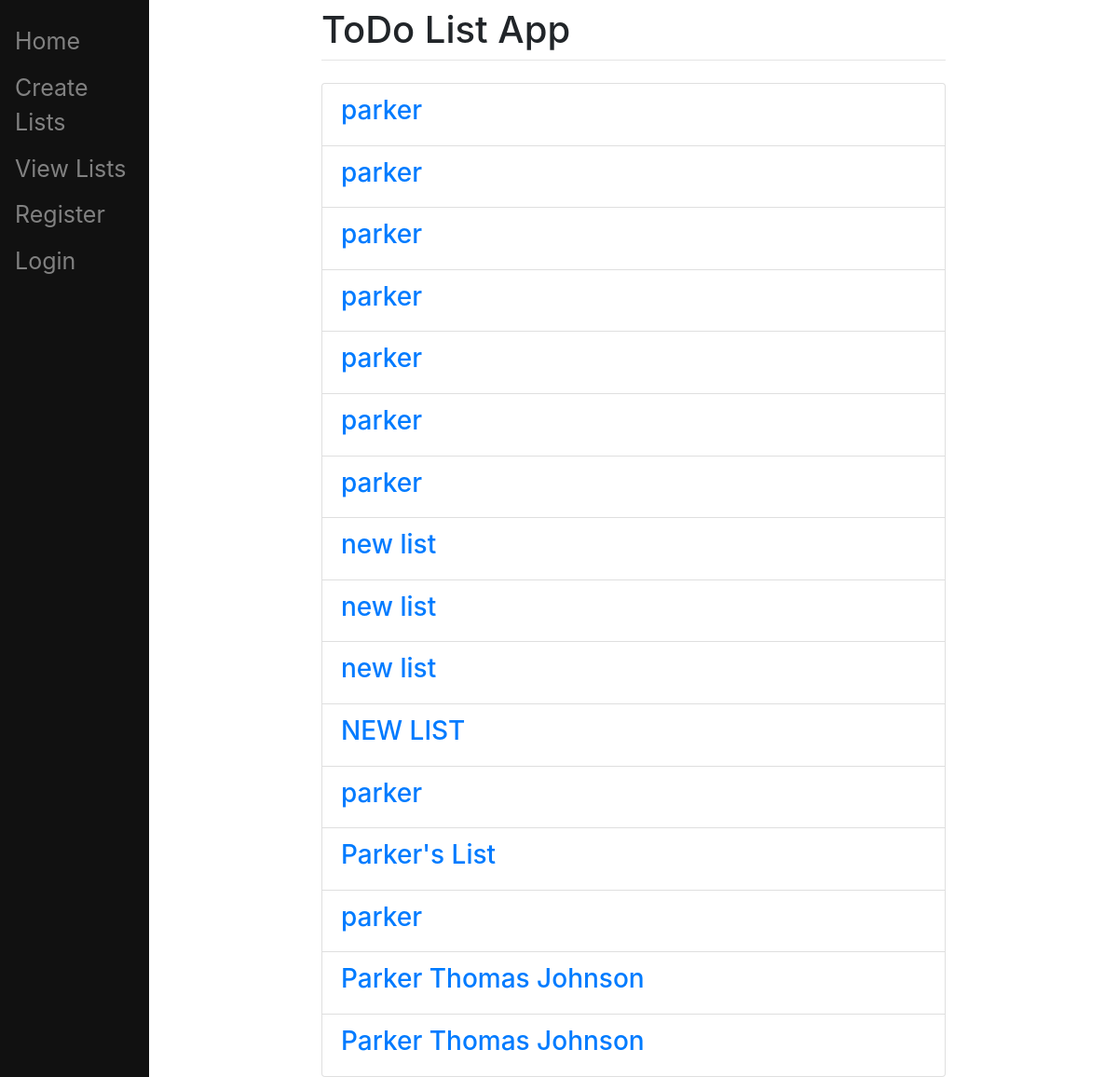
The app's page /view/ (signed in) with its own data.
### main/models.py (models this page shows, shortened)
class ToDoList(models.Model):
	name = models.CharField(max_length=200)

### main/views.py (the view)
# urls.py: path("view/", views.view, name="index"),
def view(request):
	l = ToDoList.objects.all()
	return render(request, "main/view.html", {"lists":l})

### main/templates/main/view.html (shortened to what this page needs)
{% extends 'main/base.html' %}
{% block content %}
	{% if user.is_authenticated %}
		<ul class="list-group">
		{% for l in lists %}
			<li class="list-group-item"><a href="/{{l.id}}"><h3>{{l.name}}</h3></a></li>
		{% endfor %}
		</ul>
	{% else %}
		<h3>Login <a href="/login">Here</a></h3>
	{% endif %}
{% endblock %}

### main/templates/main/base.html (shortened to what this page needs)
<!DOCTYPE html>
<html>
    <head>
        <link rel="stylesheet" href="https://maxcdn.bootstrapcdn.com/bootstrap/4.0.0/css/bootstrap.min.css">
    </head>
    <body>
        <div class="sidenav">
            <a href="/home">Home</a>
            <a href="/create">Create Lists</a>
            <a href="/view">View Lists</a>
            <a href="/register">Register</a>
            <a href="/login">Login</a>
        </div>
        <div id="content", name="content", class="main">
            <div class="row justify-content-center">
                <div class="col-8">
                    <h1 class="mt-2">ToDo List App</h1>
                    <hr class="mt-0 mb-4">
                    {% block content %}
                    {% endblock%}
                </div>
            </div>
        </div>
    </body>
</html>

### main/templates/main/base.html (style rules this page uses)
.sidenav { height: 100%; width: 160px; position: fixed; z-index: 1; top: 0; left: 0; background-color: #111; overflow-x: hidden; padding-top: 20px; }
.sidenav a { padding:6px 8px 6px 16px; text-decoration: none; font-size: 25px; color: #818181; display: block; }
.main { margin-left: 160px; padding: 0px 10px; }

### records on screen
ToDoList: name "parker"
ToDoList: name "parker"
ToDoList: name "parker"
ToDoList: name "parker"
ToDoList: name "parker"
ToDoList: name "parker"
ToDoList: name "parker"
ToDoList: name "new list"
ToDoList: name "new list"
ToDoList: name "new list"
ToDoList: name "NEW LIST"
ToDoList: name "parker"
ToDoList: name "Parker's List"
ToDoList: name "parker"
ToDoList: name "Parker Thomas Johnson"
ToDoList: name "Parker Thomas Johnson"
